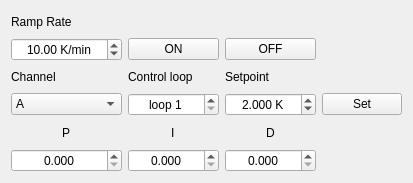
<?xml version="1.0" encoding="UTF-8"?>
<ui version="4.0">
 <class>Panel</class>
 <widget class="QWidget" name="Panel">
  <property name="geometry">
   <rect>
    <x>0</x>
    <y>0</y>
    <width>413</width>
    <height>183</height>
   </rect>
  </property>
  <property name="windowTitle">
   <string>Lakeshore - 340</string>
  </property>
  <layout class="QGridLayout" name="gridLayout">
   <item row="1" column="2">
    <widget class="QPushButton" name="pushButton_7">
     <property name="text">
      <string>OFF</string>
     </property>
     <property name="default">
      <bool>false</bool>
     </property>
    </widget>
   </item>
   <item row="4" column="2">
    <widget class="QDoubleSpinBox" name="temp_controller_setpoint">
     <property name="minimumSize">
      <size>
       <width>91</width>
       <height>0</height>
      </size>
     </property>
     <property name="alignment">
      <set>Qt::AlignCenter</set>
     </property>
     <property name="suffix">
      <string> K</string>
     </property>
     <property name="decimals">
      <number>3</number>
     </property>
     <property name="maximum">
      <double>330.000000000000000</double>
     </property>
     <property name="singleStep">
      <double>0.100000000000000</double>
     </property>
     <property name="value">
      <double>2.000000000000000</double>
     </property>
    </widget>
   </item>
   <item row="5" column="1" alignment="Qt::AlignHCenter">
    <widget class="QLabel" name="label_75">
     <property name="text">
      <string>I</string>
     </property>
    </widget>
   </item>
   <item row="5" column="0" alignment="Qt::AlignHCenter">
    <widget class="QLabel" name="label_72">
     <property name="text">
      <string>P</string>
     </property>
    </widget>
   </item>
   <item row="4" column="3">
    <widget class="QPushButton" name="pushButton_6">
     <property name="text">
      <string>Set</string>
     </property>
     <property name="default">
      <bool>false</bool>
     </property>
    </widget>
   </item>
   <item row="6" column="0">
    <widget class="QDoubleSpinBox" name="temp_controller_P">
     <property name="minimumSize">
      <size>
       <width>91</width>
       <height>0</height>
      </size>
     </property>
     <property name="alignment">
      <set>Qt::AlignCenter</set>
     </property>
     <property name="suffix">
      <string/>
     </property>
     <property name="decimals">
      <number>3</number>
     </property>
     <property name="maximum">
      <double>9999999.000000000000000</double>
     </property>
     <property name="singleStep">
      <double>0.100000000000000</double>
     </property>
     <property name="value">
      <double>0.000000000000000</double>
     </property>
    </widget>
   </item>
   <item row="6" column="1">
    <widget class="QDoubleSpinBox" name="temp_controller_I">
     <property name="minimumSize">
      <size>
       <width>91</width>
       <height>0</height>
      </size>
     </property>
     <property name="alignment">
      <set>Qt::AlignCenter</set>
     </property>
     <property name="suffix">
      <string/>
     </property>
     <property name="decimals">
      <number>3</number>
     </property>
     <property name="maximum">
      <double>9999999.000000000000000</double>
     </property>
     <property name="singleStep">
      <double>10.000000000000000</double>
     </property>
     <property name="value">
      <double>0.000000000000000</double>
     </property>
    </widget>
   </item>
   <item row="4" column="1">
    <widget class="QSpinBox" name="temp_controller_loop">
     <property name="alignment">
      <set>Qt::AlignCenter</set>
     </property>
     <property name="prefix">
      <string>loop </string>
     </property>
     <property name="minimum">
      <number>1</number>
     </property>
    </widget>
   </item>
   <item row="6" column="2">
    <widget class="QDoubleSpinBox" name="temp_controller_D">
     <property name="minimumSize">
      <size>
       <width>91</width>
       <height>0</height>
      </size>
     </property>
     <property name="alignment">
      <set>Qt::AlignCenter</set>
     </property>
     <property name="suffix">
      <string/>
     </property>
     <property name="decimals">
      <number>3</number>
     </property>
     <property name="maximum">
      <double>9999999.000000000000000</double>
     </property>
     <property name="singleStep">
      <double>1.000000000000000</double>
     </property>
     <property name="value">
      <double>0.000000000000000</double>
     </property>
    </widget>
   </item>
   <item row="4" column="0">
    <widget class="QComboBox" name="temp_controller_channel">
     <item>
      <property name="text">
       <string>A</string>
      </property>
     </item>
     <item>
      <property name="text">
       <string>B</string>
      </property>
     </item>
     <item>
      <property name="text">
       <string>C</string>
      </property>
     </item>
     <item>
      <property name="text">
       <string>D</string>
      </property>
     </item>
    </widget>
   </item>
   <item row="1" column="0">
    <widget class="QDoubleSpinBox" name="temp_controller_ramprate">
     <property name="minimumSize">
      <size>
       <width>91</width>
       <height>0</height>
      </size>
     </property>
     <property name="alignment">
      <set>Qt::AlignCenter</set>
     </property>
     <property name="suffix">
      <string> K/min</string>
     </property>
     <property name="decimals">
      <number>2</number>
     </property>
     <property name="maximum">
      <double>200000.000000000000000</double>
     </property>
     <property name="singleStep">
      <double>1.000000000000000</double>
     </property>
     <property name="value">
      <double>10.000000000000000</double>
     </property>
    </widget>
   </item>
   <item row="0" column="0">
    <widget class="QLabel" name="label_45">
     <property name="text">
      <string>Ramp Rate</string>
     </property>
    </widget>
   </item>
   <item row="1" column="1">
    <widget class="QPushButton" name="pushButton_5">
     <property name="text">
      <string>ON</string>
     </property>
     <property name="default">
      <bool>false</bool>
     </property>
    </widget>
   </item>
   <item row="5" column="2" alignment="Qt::AlignHCenter">
    <widget class="QLabel" name="label_76">
     <property name="text">
      <string>D</string>
     </property>
    </widget>
   </item>
   <item row="3" column="1">
    <widget class="QLabel" name="label_46">
     <property name="text">
      <string>Control loop</string>
     </property>
    </widget>
   </item>
   <item row="3" column="0">
    <widget class="QLabel" name="label_24">
     <property name="text">
      <string>Channel</string>
     </property>
    </widget>
   </item>
   <item row="3" column="2">
    <widget class="QLabel" name="label_44">
     <property name="text">
      <string>Setpoint</string>
     </property>
    </widget>
   </item>
  </layout>
 </widget>
 <resources/>
 <connections/>
 <slots>
  <slot>insert_row()</slot>
  <slot>delete_row()</slot>
 </slots>
</ui>
